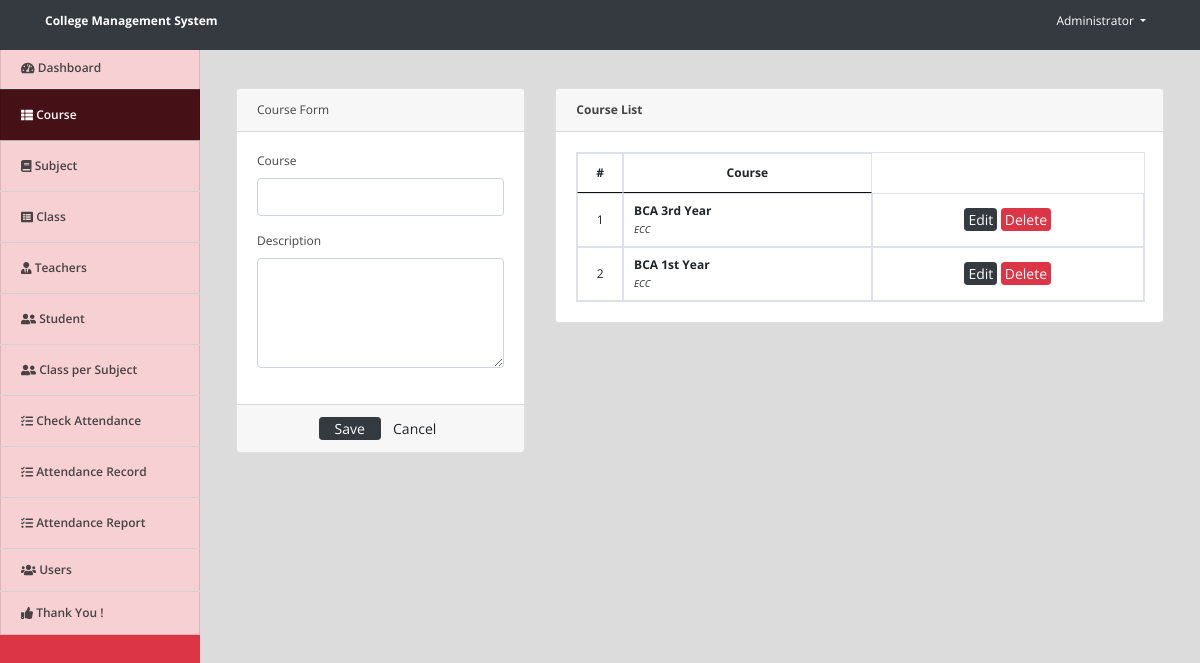
Screenshot of /index.php?page=courses (signed in) with the database file from the repository.
### tables this page shows
CREATE TABLE `courses` (
  `id` int(30) NOT NULL,
  `course` varchar(100) NOT NULL,
  `description` text NOT NULL,
  `date_created` datetime NOT NULL DEFAULT CURRENT_TIMESTAMP
);

### courses.php (the view, shortened to what this page needs)
<?php include('db_connect.php');?>
<div class="container-fluid my-5">
	<div class="col-lg-12">
		<div class="row">
			<div class="col-md-4">
			<form action="" id="manage-course">
				<div class="card">
					<div class="card-header">
						    Course Form
				  	</div>
					<div class="card-body">
							<div class="form-group">
								<label class="control-label">Course</label>
								<input type="text" class="form-control" name="course">
							</div>
							<div class="form-group">
								<label class="control-label">Description</label>
								<textarea name="description" id="" cols="30" rows="4" class="form-control"></textarea>
							</div>
					</div>
					<div class="card-footer">
						<div class="row">
							<div class="col-md-12">
								<button class="btn btn-sm btn-dark col-sm-3 offset-md-3"> Save</button>
								<button class="btn btn-sm btn-default col-sm-3" type="reset"> Cancel</button>
							</div>
						</div>
					</div>
				</div>
			</form>
			</div>
			<div class="col-md-8">
				<div class="card">
					<div class="card-header">
						<b>Course List</b>
					</div>
					<div class="card-body">
						<table class="table table-bordered table-hover">
							<thead>
								<tr>
									<th class="  text-center" width="5%">#</th>
									<th class="text-center">Course</th>
								</tr>
							</thead>
							<tbody>
								<?php
								$i = 1;
								$course = $conn->query("SELECT * FROM courses order by id asc");
								while($row=$course->fetch_assoc()):
								?>
								<tr>
									<td class="text-center"><?php echo $i++ ?></td>
									<td class="">
										<p><b><?php echo ucwords($row['course']) ?></b></p>
										<small><i><?php echo $row['description'] ?></i></small>
									</td>
									<td class="text-center">
										<button class="btn btn-sm btn-dark edit_course" type="button" data-id="<?php echo $row['id'] ?>"  data-course="<?php echo $row['course'] ?>"  data-description="<?php echo $row['description'] ?>" >Edit</button>
										<button class="btn btn-sm btn-danger delete_course" type="button" data-id="<?php echo $row['id'] ?>">Delete</button>
									</td>
								</tr>
								<?php endwhile; ?>
							</tbody>
						</table>
					</div>
				</div>
			</div>
		</div>
	</div>
</div>

### assets/css/style.css (style rules this page uses)
body { font-family: "Open Sans", sans-serif; color: #444444; width: 100%; height: calc(100%); font-size: 12px; }
.btn-sm { padding: .0001rem .2rem; }

### index.php (style rules this page uses)
body { background: #80808045; }

### courses.php (style rules this page uses)
td { vertical-align: middle !important; }
td p { margin: unset; }

### rows the page displays
courses: course "BCA 3rd Year", description "ECC"
courses: course "BCA 1st Year", description "ECC"

### other values shown
$_SESSION['login_name'] "Administrator"
